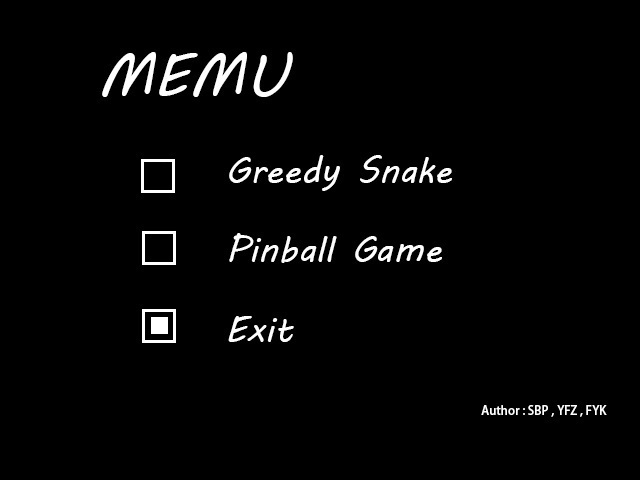
#> input picture PictureReading/menus/menu3.jpg, 640 x 480 px, found by its file name
$ python Main.py
#> lines starting #> are read from the running program, lines starting #| are printed output that depends on the picture; after the words box and inside, x2 and y2 are one past the last pixel; in counts of white or black regions, pixels touching at a corner belong together
### 数字系统大作业_第二组/Python脚本/PictureProcessing.py
# -*- coding = utf-8 -*-
# @Time : 2021/5/12 18:54
# @Author : SBP
# @File : PictureProcessing.py
# @Software : PyCharm

from PIL import Image
import numpy as np
from matplotlib import pyplot as plt

Lenth, Width = 640, 480
BLACK = [0, 0, 0]
RED = [255, 0, 0]
WHITE = [255, 255, 255]
WHITE_16 = [15, 15, 15]


###################### Load Picture ##############################3
# LoadPicture
# Return Image and ImageRGB
# [4 lines left out: function LoadPicture, not called in this run]


# Picture2RGBarray
# Return ImageRGB Array
def Picture2RGBarray(path):
#> called with path = './menus/menu3.jpg'
    ImageRGB = Image.open(path).convert('RGB')
#> ImageRGB is the input picture: PIL image 640x480 RGB; min 0, max 255, mean 7.1
    ImageRGB_Array = np.array(ImageRGB)
    return ImageRGB_Array


####################### Picture processing ###########################
# create a Background with only one color
# [27 lines left out: functions CreateBackGroundArray, ReadNOTblackcolor, not called in this run]


# read a Background witch is designed
# read color whitch is not BLACK
# return x,y of (!BLACK)
def ReadNOTblackcolorall(ImageDatas, lenth=Lenth, width=Width):
    tempRGB = []
    for i in range(width):
        # tempPre = BLACK;
        tempRGBrow = [i]
        for j in range(lenth):
            if (all(ImageDatas[i, j] == WHITE)):
                tempRGBrow.append(j)
        if (len(tempRGBrow) > 1):
            tempRGB.append(tempRGBrow)
    return tempRGB


# deal with tempRGB(!BLACK)
# return edge
# [16 lines left out: function getedge, not called in this run]


# read (!black) RGB to 1
def Get01Array(ImageDatas, lenth=Lenth, width=Width):
    RGBdatas = []
    for i in range(width):
        RGBrow = []
        for j in range(lenth):
            if (list(ImageDatas[i, j]) == WHITE):
                RGBrow.append(1)
            else:
                RGBrow.append(0)
        RGBdatas.append(RGBrow)
    return RGBdatas


def Get01Array16(ImageDatas_16, lenth=Lenth, width=Width):
    RGBdatas = []
    for i in range(width):
        RGBrow = []
        for j in range(lenth):
            if (list(ImageDatas_16[i, j]) == WHITE_16):
                RGBrow.append(1)
            else:
                RGBrow.append(0)
        RGBdatas.append(RGBrow)
    return RGBdatas


# input 1 or 0
# return pixel [a,b,c]
def GetRGB1pixel(RGB01):
    if (RGB01 == 1):
        return WHITE
    elif (RGB01 == 0):
        return BLACK


###################### Draw Picture ##################################
# [19 lines left out: function DrawPicture, not called in this run]


# draw picture with RGB01
def DrawPictureRGB01(RGB01, lenth=Lenth, width=Width, save=True, show=True):
    newImage = Image.new('RGB', (lenth, width))
    for i in range(width):
        for j in range(lenth):
            RGB = GetRGB1pixel(RGB01[i][j])
            newImage.putpixel((j, i), tuple(RGB))
    if save:
        newImage.save('RGB01.jpg')
    if show:
        newImage.show()


########################## Save as Txt #########################
def SaveAsTxt(RGB01, path, lenth=Lenth, width=Width):
    filetxt = open(path, mode='w')
    for j in RGB01:
        str = ''
        for i in j:
            str = str + '{}'.format(i)
        filetxt.write(str)
        filetxt.write('\n')
    filetxt.close()


# [9 lines left out: function SaveAsTxtcolor, not called in this run]
# [12 lines of commented-out code are left out]

### 数字系统大作业_第二组/Python脚本/Main.py
# -*- coding = utf-8 -*-
# @Time : 2021/5/12 21:12
# @Author : SBP
# @File : Main.py
# @Software : PyCharm


from PIL import Image
import numpy as np
from matplotlib import pyplot as plt
import PictureProcessing as PicPro

Lenth, Width = 640, 480
BLACK = [0, 0, 0]
RED = [255, 0, 0]

if __name__ == '__main__':
    path = './menus/menu3.jpg'
    imageArray = PicPro.Picture2RGBarray(path=path)
    imageArray_16 = imageArray // 16
    # [5 lines of commented-out code are left out]
    RGB = PicPro.ReadNOTblackcolorall(imageArray)
#> RGB = 161 items
    # [6 lines of commented-out code are left out]
    RGBdatas = PicPro.Get01Array(imageArray)
#> RGBdatas = 480 items
    RGBdatas_16 = PicPro.Get01Array16(imageArray_16)
#> RGBdatas_16 = 480 items
    # print(RGBdatas)
    print('width = {}'.format(len(RGBdatas)))
#| width = 480
    print('length = {}'.format(len(RGBdatas[0])))
#| length = 640
    # RGBdatasArray = np.array(RGBdatas)
    # print(RGBdatasArray)
    # RGBdatasArray.tofile("RGB.bin")
    PicPro.SaveAsTxt(RGBdatas, path='./menu01/RGBmenu3.txt')
    PicPro.SaveAsTxt(RGBdatas_16, path='./menu01/RGBmenu3_16.txt')
    PicPro.DrawPictureRGB01(RGBdatas_16)
#> in DrawPictureRGB01, `newImage = Image.new('RGB', (lenth, width))`: newImage: PIL image 640x480 RGB; every value is 0
#> after the loop in DrawPictureRGB01, `for i in range(width):`:
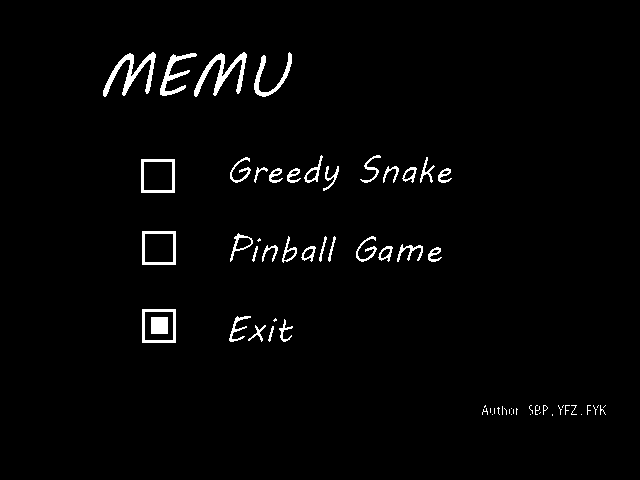
#> newImage: PIL image 640x480 RGB; 2.2% white; 65 white regions (29 under 20 px), largest, box (x1, y1, x2, y2) and area: (103, 52, 156, 97) 727, (194, 52, 247, 97) 727, (160, 53, 197, 96) 468
